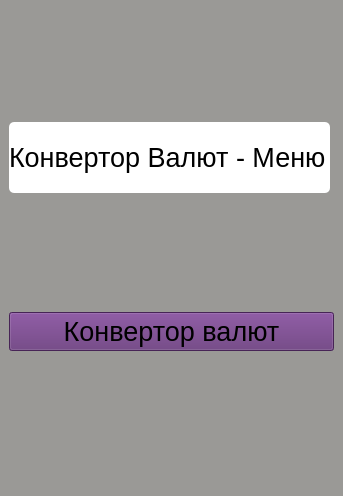
<?xml version="1.0" encoding="UTF-8"?>
<ui version="4.0">
 <class>MainWindow</class>
 <widget class="QMainWindow" name="MainWindow">
  <property name="geometry">
   <rect>
    <x>0</x>
    <y>0</y>
    <width>343</width>
    <height>496</height>
   </rect>
  </property>
  <property name="windowTitle">
   <string>MainWindow</string>
  </property>
  <property name="toolTip">
   <string>&lt;html&gt;&lt;head/&gt;&lt;body&gt;&lt;p&gt;&lt;br/&gt;&lt;/p&gt;&lt;/body&gt;&lt;/html&gt;</string>
  </property>
  <property name="styleSheet">
   <string notr="true">background-color: rgb(154, 153, 150);</string>
  </property>
  <widget class="QWidget" name="centralwidget">
   <layout class="QVBoxLayout" name="verticalLayout">
    <item>
     <widget class="QLabel" name="label">
      <property name="maximumSize">
       <size>
        <width>321</width>
        <height>71</height>
       </size>
      </property>
      <property name="baseSize">
       <size>
        <width>0</width>
        <height>0</height>
       </size>
      </property>
      <property name="font">
       <font>
        <pointsize>20</pointsize>
       </font>
      </property>
      <property name="styleSheet">
       <string notr="true">background-color: rgb(255, 255, 255);
border-radius: 5px
</string>
      </property>
      <property name="text">
       <string>Конвертор Валют - Меню</string>
      </property>
      <property name="textFormat">
       <enum>Qt::AutoText</enum>
      </property>
     </widget>
    </item>
    <item>
     <widget class="QPushButton" name="pushButton">
      <property name="font">
       <font>
        <pointsize>20</pointsize>
       </font>
      </property>
      <property name="styleSheet">
       <string notr="true">background-color: rgb(100, 50, 120);</string>
      </property>
      <property name="text">
       <string>Конвертор валют</string>
      </property>
     </widget>
    </item>
   </layout>
  </widget>
  <widget class="QMenuBar" name="menubar">
   <property name="geometry">
    <rect>
     <x>0</x>
     <y>0</y>
     <width>343</width>
     <height>21</height>
    </rect>
   </property>
  </widget>
  <widget class="QStatusBar" name="statusbar"/>
 </widget>
 <resources/>
 <connections/>
</ui>
